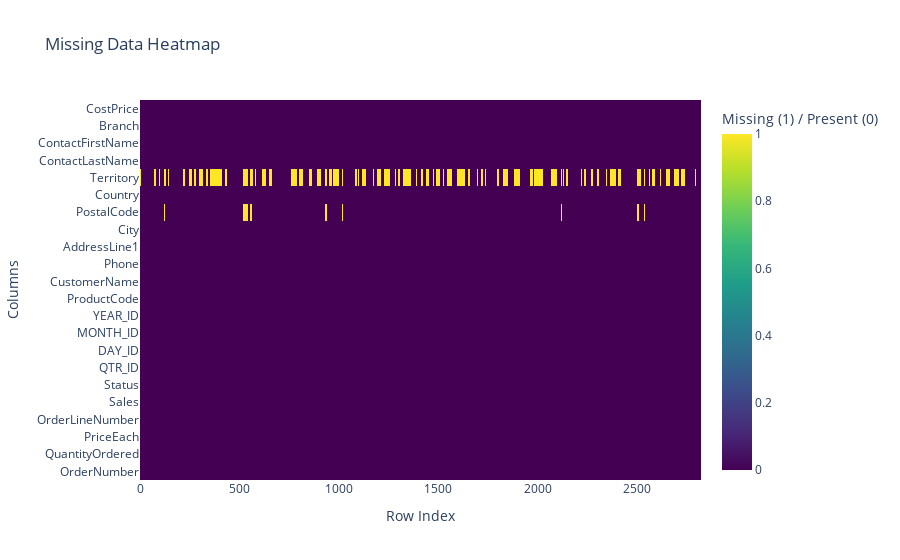

The cell this chart's notebook holds for it:
### Code cell
import plotly.graph_objects as go

# Create a boolean DataFrame where True represents missing values
missing_data = df.isnull()

# Convert boolean DataFrame to integers (1 for missing, 0 for present)
missing_data = missing_data.astype(int)

# Create a heatmap with Plotly
fig = go.Figure(
    data=go.Heatmap(
        z=missing_data.T,  # Transpose to have columns on y-axis
        x=missing_data.index,
        y=missing_data.columns,
        colorscale='Viridis',  # Color scale similar to Seaborn's 'viridis'
        showscale=True,
        colorbar_title="Missing (1) / Present (0)"
    )
)

# Add title and show the interactive heatmap
fig.update_layout(
    title="Missing Data Heatmap",
    xaxis_title="Row Index",
    yaxis_title="Columns"
)

fig.show()

### Figure 1 — Plotly figure (JSON) as saved in the notebook; plotly's stock layout.template omitted (floating-point values rounded to 4 significant figures; data arrays with more than 128 entries replaced by an {"elided": "..."} marker saying what was removed)
{"data": [{"colorbar": {"title": {"text": "Missing (1) / Present (0)"}}, "colorscale": [[0, "#440154"], [0.1111, "#482878"], [0.2222, "#3e4989"], [0.3333, "#31688e"], [0.4444, "#26828e"], [0.5556, "#1f9e89"], [0.6667, "#35b779"], [0.7778, "#6ece58"], [0.8889, "#b5de2b"], [1, "#fde725"]], "showscale": true, "type": "heatmap", "x": {"elided": "2823 int values"}, "y": ["OrderNumber", "QuantityOrdered", "PriceEach", "OrderLineNumber", "Sales", "Status", "QTR_ID", "DAY_ID", "MONTH_ID", "YEAR_ID", "ProductCode", "CustomerName", "Phone", "AddressLine1", "City", "PostalCode", "Country", "Territory", "ContactLastName", "ContactFirstName", "Branch", "CostPrice"], "z": {"elided": "22x2823 int values"}}], "layout": {"title": {"text": "Missing Data Heatmap"}, "xaxis": {"title": {"text": "Row Index"}}, "yaxis": {"title": {"text": "Columns"}}}}
